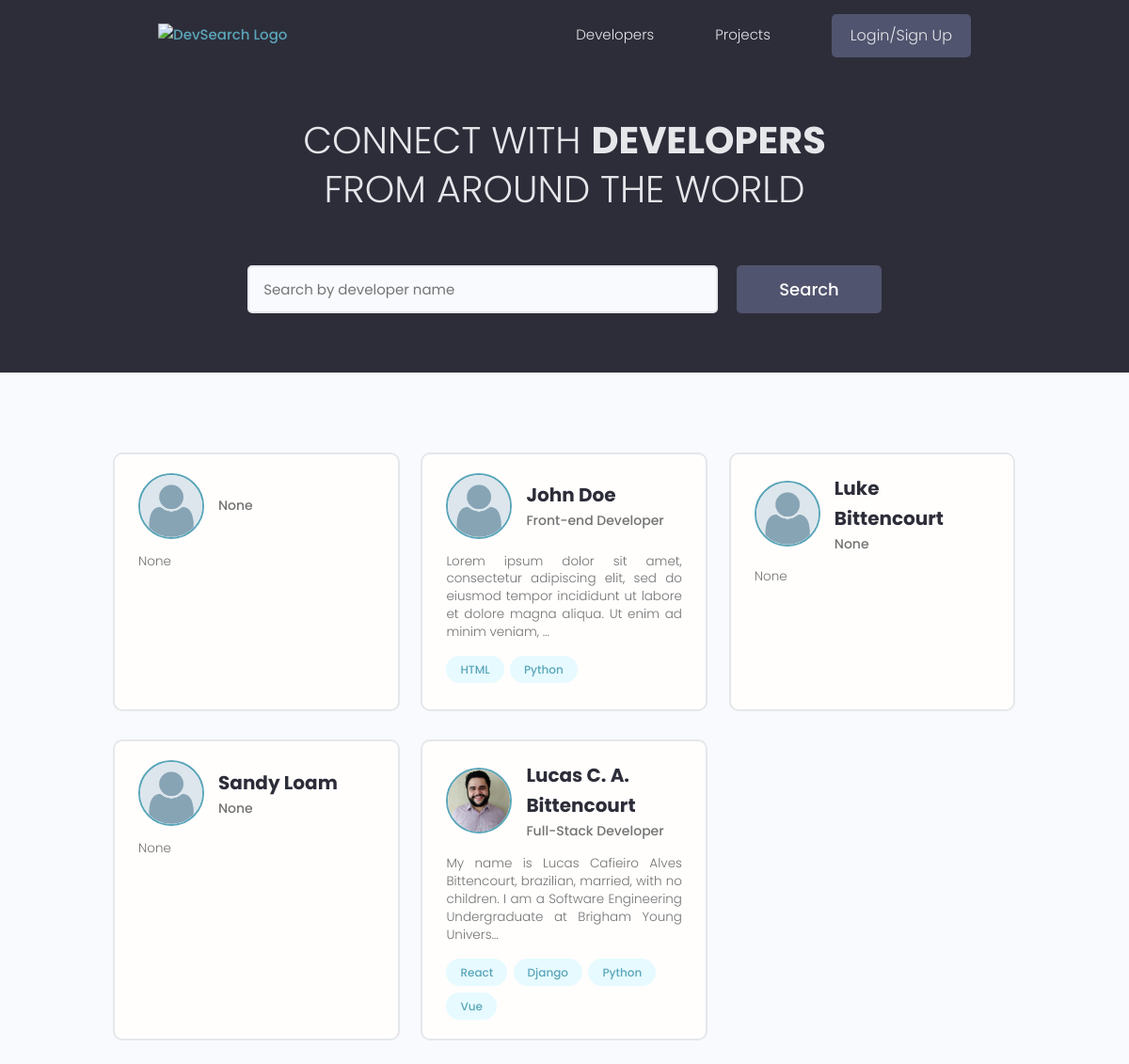
The page / on the database its author committed.
### users/models.py (models this page shows, shortened)
class Profile(models.Model):
    user = models.OneToOneField(User, on_delete=models.CASCADE, null=True, blank=True)
    name = models.CharField(max_length=200, blank=True, null=True)
    email = models.EmailField(max_length=500, blank=True, null=True)
    username = models.CharField(max_length=200, blank=True, null=True)
    location = models.CharField(max_length=200, blank=True, null=True)
    short_intro = models.CharField(max_length=200, blank=True, null=True)
    bio = models.TextField(blank=True, null=True)
    profile_image = models.ImageField(
        null=True, blank=True, upload_to='profiles/', default='profiles/user_default.png')
    social_github = models.CharField(max_length=200, blank=True, null=True)
    social_twitter = models.CharField(max_length=200, blank=True, null=True)
    social_linkedin = models.CharField(max_length=200, blank=True, null=True)
    social_youtube = models.CharField(max_length=200, blank=True, null=True)
    social_website = models.CharField(max_length=200, blank=True, null=True)
    created = models.DateTimeField(auto_now_add=True)
    id = models.UUIDField(default=uuid.uuid4, unique=True,
                            primary_key=True, editable=False)

class Skill(models.Model):
    owner = models.ForeignKey(Profile, on_delete=models.CASCADE, blank=True, null=True)
    name = models.CharField(max_length=200, blank=True, null=True)
    description = models.TextField(blank=True, null=True)
    created = models.DateTimeField(auto_now_add=True)
    id = models.UUIDField(default=uuid.uuid4, unique=True,
                            primary_key=True, editable=False)
    def __str__(self):
        return str(self.name)

### users/views.py (the view)
# urls.py: path('', views.profiles, name="profiles_list"),
def profiles(request):
    profiles, search_query = search_profiles(request)
    custom_range, profiles = paginate_profiles(request, profiles, 6)
    context = { 'profiles': profiles, 'search_query': search_query, 'custom_range': custom_range }
    return render(request, 'users/profiles.html', context)

### users/utils.py (called while the page is built)
def paginate_profiles(request, profiles, results):
  page = request.GET.get('page')
  paginator = Paginator(profiles, results)
  try:
    profiles = paginator.page(page)
  except PageNotAnInteger:
    page = 1
    profiles = paginator.page(page)
  except EmptyPage:
    page = paginator.num_pages
    profiles = paginator.page(page)
  left_index = (int(page) - 2)
  if left_index < 1:
    left_index = 1
  right_index = (int(page) + 3)
  if right_index > paginator.num_pages:
    right_index = paginator.num_pages + 1
  custom_range = range(left_index, right_index)
  return custom_range, profiles

def search_profiles(request):
  search_query = ''
  if request.GET.get('search_query'):
    search_query = request.GET.get('search_query')
  skills = Skill.objects.filter(name__icontains=search_query)
  profiles = Profile.objects.distinct().filter(
    Q(name__icontains=search_query) |
    Q(short_intro__icontains=search_query) |
    Q(skill__in=skills)
  )
  return profiles, search_query

### users/templates/users/profiles.html (shortened to what this page needs)
{% extends 'main.html' %}
{% block content %}
<main class="home">
  <section class="hero-section text-center">
    <div class="container container--narrow">
      <div class="hero-section__box">
        <h2>CONNECT WITH <span>DEVELOPERS</span></h2>
        <h2>FROM AROUND THE WORLD</h2>
      </div>
      <div class="hero-section__search">
        <form id="searchForm" class="form" action="{% url 'profiles_list' %}" method="get">
          <div class="form__field">
            <input class="input input--text" id="formInput#search" type="text" name="search_query"
              value="{{search_query}}" placeholder="Search by developer name" />
          </div>
          <input class="btn btn--sub btn--lg" type="submit" value="Search" />
        </form>
      </div>
    </div>
  </section>
  <section class="devlist">
    <div class="container">
      <div class="grid grid--three">
        {% for profile in profiles %}
        <div class="column card">
          <div class="dev">
            <a href="{% url 'user_profile' profile.id %}" class="card__body">
              <div class="dev__profile">
                <img class="avatar avatar--md" src="{{ profile.profile_image.url }}" alt="image" />
                <div class="dev__meta">
                  <h3>{{ profile.name }}</h3>
                  <h5>{{ profile.short_intro }}</h5>
                </div>
              </div>
              <p class="dev__info">{{ profile.bio|truncatechars:"150" }}</p>
              <div class="dev__skills">
                {% for skill in profile.skill_set.all|slice:"5" %}
                <span class="tag tag--pill tag--main">
                  <small>{{ skill }}</small>
                </span>
                {% endfor %}
              </div>
            </a>
          </div>
        </div>
        {% endfor %}
      </div>
    </div>
  </section>
</main>
{% endblock content %}

### static/styles/app.css (style rules this page uses)
:root { --color-sub: #2d2d39; }
.btn--sub { background-color: var(--color-sub-light); }
.card { border: 2px solid var(--color-light); }
img { width: 100%; }
.hero-section { height: 40vh; display: flex; align-items: center; background-color: var(--color-sub); }
.hero-section__box { margin-bottom: 4rem; }
.hero-section__box > h2, .hero-section__box > h2 > span { font-size: 4rem; color: var(--color-light); line-height: 1.3; text-transform: uppercase; }
.hero-section__box > h2 { font-weight: 300; }
.hero-section__box > h2 > span { font-weight: 700; }
.hero-section__search > .form { display: flex; align-items: center; justify-content: center; gap: 2rem; }
.hero-section__search > .form input.input--text { width: 50rem; }
.devlist { margin-top: 8rem; }
.devlist .grid { align-items: stretch; }
.devlist .dev .dev__profile { display: flex; align-items: center; gap: 1.5rem; }
.devlist .dev .dev__meta h3 { color: var(--color-sub); font-size: 2rem; font-weight: 700; }
.devlist .dev .dev__meta h5 { color: var(--color-text); font-size: 1.4rem; font-weight: 500; }
.devlist .dev .dev__info { margin: 1.5rem 0; font-size: 1.35rem; line-height: 1.4; text-align: justify; }

### static/uikit/styles/modules/_variables.css (style rules this page uses)
:root { --color-main: #5aa5b9; --color-main-light: #e6faff; --color-sub: #3f4156; --color-sub-light: #51546e; --color-sub-lighter: #ededfd; --color-text: #737373; --color-gray: #8b8b8b; --color-light: #e5e7eb; --color-light-gray: #767676; --color-bg: #f8fafd; --color-white: #fffefd; --color-white-light: #f3f3f3; --color-success: #359e64; --color-success-bg: #def8e8; --color-error: #fc4b0b; --color-error-bg: #fff2ee; --font-base: 'Poppins', arial, helvetica, 'Segoe UI', roboto, ubuntu, sans-serif; --font-monospace: 'Fira Code', 'Courier New', courier, monospace; --font-regular: 300; --font-medium: 500; --font-bold: 700; --generic-shadow: 1px 1px 5px #00000010; --generic-transition: all 0.3s ease-in-out; }

### static/uikit/styles/modules/_base.css (style rules this page uses)
* { margin: 0; padding: 0; box-sizing: border-box; text-rendering: optimizeLegibility; color: inherit; font-size: inherit; }
html { font-size: 50%; }
@media only screen and (min-width: 480px) { html { font-size: 56.25%; } }
@media only screen and (min-width: 1200px) { html { font-size: 62.5%; } }
body { line-height: 1.6; font-weight: 400; font-size: 1.5rem; color: var(--color-text); background-color: var(--color-bg); min-height: 100vh; }

### static/uikit/styles/modules/_typography.css (style rules this page uses)
* { font-family: var(--font-base); }
h2 { font-size: 3.6rem; font-weight: var(--font-bold); }
h3 { font-size: 3.2rem; font-weight: var(--font-medium); }
h5 { font-size: 2.4rem; font-weight: var(--font-medium); }
h5, h6 { font-weight: var(--font-regular); }
p, span, strong { font-size: 1.6rem; color: var(--color-text); font-weight: var(--font-regular); }
a { padding-bottom: 2px; text-decoration: none; display: inline-block; color: var(--color-main); font-weight: var(--font-medium); }

### static/uikit/styles/modules/_utilities.css (style rules this page uses)
.container { width: 92%; max-width: 165rem; margin: 0 auto; box-sizing: border-box; }
.container--narrow { width: 92%; max-width: 120rem; }
@media screen and (min-width: 1000px) { .container { width: 90%; } }
@media screen and (min-width: 1000px) { .container--narrow { width: 85%; } }
@media screen and (min-width: 1200px) { .container { width: 80%; } }
@media screen and (min-width: 1200px) { .container--narrow { width: 72%; } }
.text-center { text-align: center; }

### static/uikit/styles/modules/_avatar.css (style rules this page uses)
.avatar { border-radius: 50%; border: 2px solid var(--color-main); object-fit: cover; }
.avatar--md { height: 7rem; width: 7rem; }

### static/uikit/styles/modules/_button.css (style rules this page uses)
.btn { display: inline-block; position: relative; cursor: pointer; background-color: var(--color-light); font-weight: var(--font-medium); color: var(--color-sub); text-decoration: none; padding: 1rem 2rem; border-radius: 0.5rem; border: none; width: -webkit-fit-content; width: -moz-fit-content; width: fit-content; height: -webkit-fit-content; height: -moz-fit-content; height: fit-content; font-size: 1.6rem; outline-width: 0; outline-color: transparent; -webkit-backface-visibility: hidden; backface-visibility: hidden; transition: all 0.3s ease-in-out; }
.btn--sub { background-color: var(--color-sub); color: var(--color-white); }
.btn--lg { font-size: 1.8rem; padding: 1.2rem 4.5rem; }

### static/uikit/styles/modules/_card.css (style rules this page uses)
.card { border-radius: 1rem; background-color: var(--color-white); border: 1.5px solid var(--color-light); width: auto; height: auto; margin-top: 0.5rem; margin-bottom: 0.5rem; overflow: hidden; }
.card__body, .card__header { padding: 2rem 2.5rem; }

### rows shown on the page
Profile: profile_image (placeholder picture), short_intro "None", bio "None"
Profile: profile_image (placeholder picture), name "John Doe", short_intro "Front-end Developer", bio "Lorem ipsum dolor sit amet, consectetur adipiscing elit, sed do eiusmod tempor incididunt ut labore et dolore magna aliqua. Ut enim ad minim veniam, …"
Skill: name "HTML"
Skill: name "Python"
Profile: profile_image (placeholder picture), name "Luke Bittencourt", short_intro "None", bio "None"
Profile: profile_image (placeholder picture), name "Sandy Loam", short_intro "None", bio "None"
Profile: profile_image (picture), name "Lucas C. A. Bittencourt", short_intro "Full-Stack Developer", bio "My name is Lucas Cafieiro Alves Bittencourt, brazilian, married, with no children. I am a Software Engineering Undergraduate at Brigham Young Univers…"
Skill: name "React"
Skill: name "Django"
Skill: name "Python"
Skill: name "Vue"
